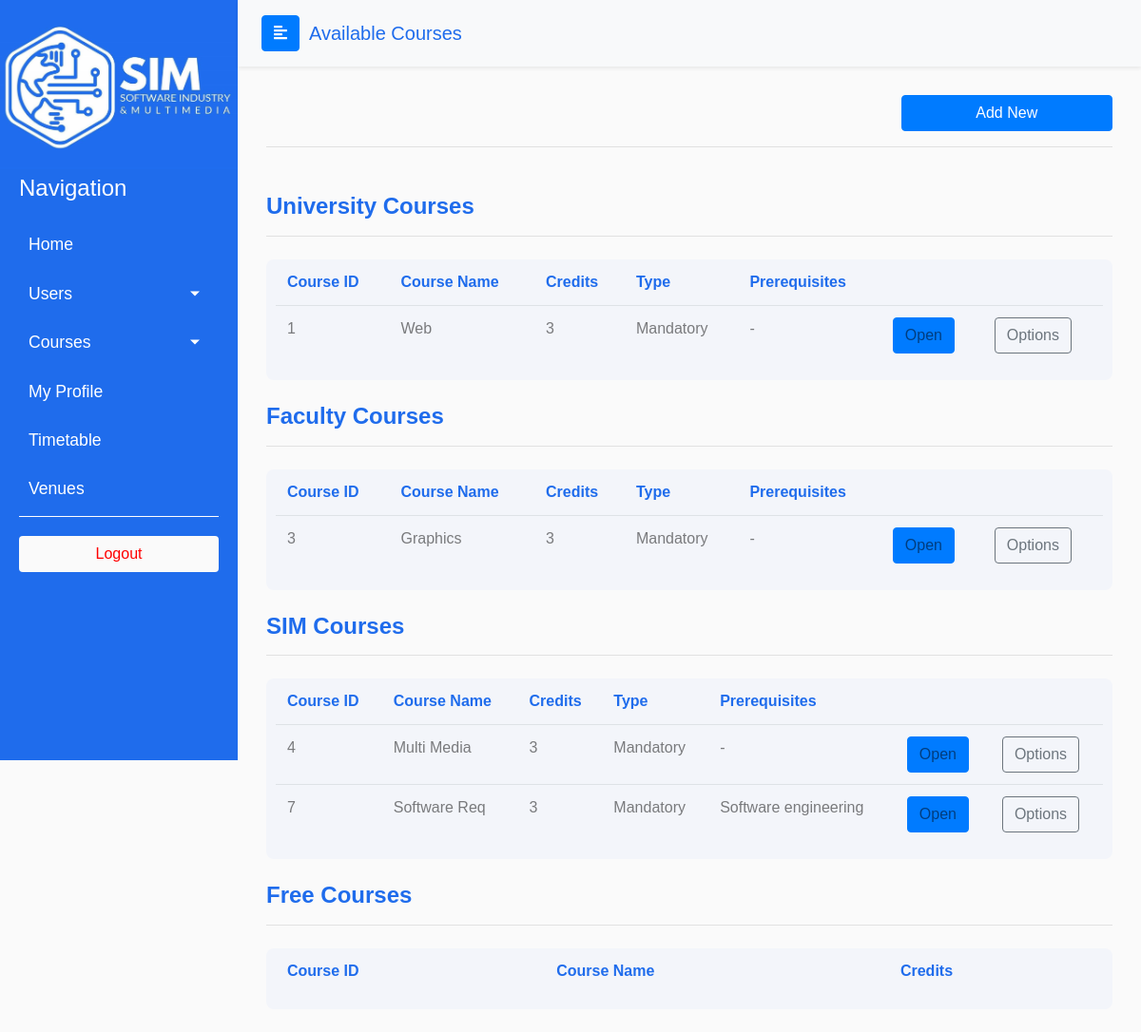
/admin/available_courses_t.php, run on an earlier commit of the app's database.
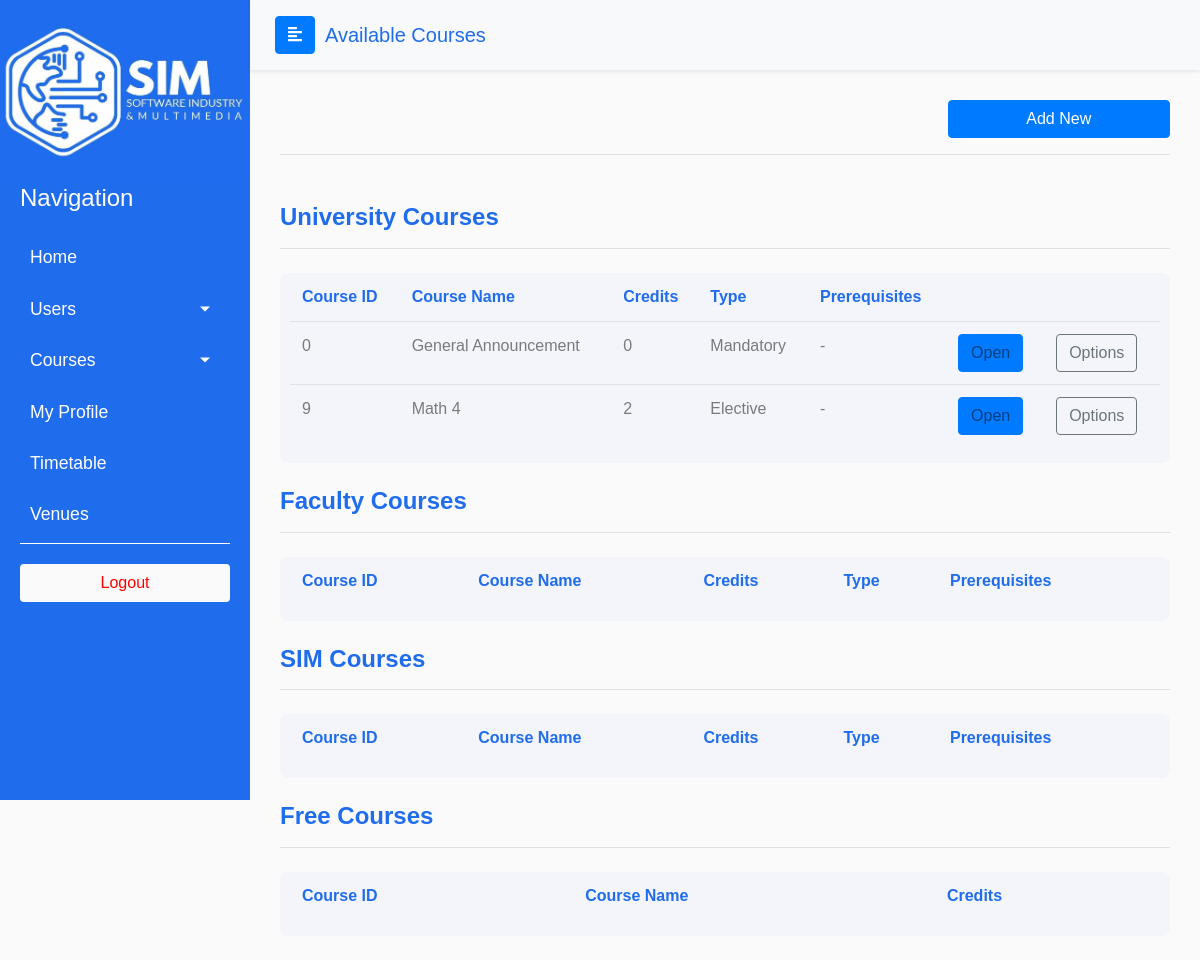
And on a later commit of the database.
### tables this page shows
CREATE TABLE `courses` (
  `course_id` int(12) NOT NULL,
  `name` varchar(255) NOT NULL,
  `credits` int(11) NOT NULL,
  `has_preq` tinyint(1) DEFAULT NULL,
  `has_labs` tinyint(1) DEFAULT NULL,
  `has_practical` tinyint(1) DEFAULT NULL,
  `category` varchar(20) NOT NULL DEFAULT 'university',
  `elective` varchar(5) NOT NULL DEFAULT 'no'
);

### includes/Admin/sas/functions.php (called while the page is built, shortened)
<?php
include_once dirname(__FILE__, 2) . "\\utils\\iniclude_utils_files.php";
function getAvailableCourses($category)
{
    global $conn;
    $query = "SELECT c.* FROM courses c
    LEFT JOIN open_courses oc ON oc.course_id = c.course_id
     WHERE c.category='{$category}' AND oc.course_id IS NULL";
    $query_result = mysqli_query($conn, $query);
    return $query_result;
}
function getCoursePrerequisite($courseId)
{
    global $conn;
    $prerequisite = "-";
    $preq_query = "SELECT name from prerequisites p
    INNER JOIN courses c on p.prerequisite_id = c.course_id
    WHERE p.id_course = $courseId";
    $preq_query_result = mysqli_query($conn, $preq_query);
    $data = mysqli_fetch_assoc($preq_query_result);
    if (mysqli_num_rows($preq_query_result)) {
        $prerequisite = $data['name'];
    }
    return $prerequisite;
}

### admin/available_courses_t.php (the view, shortened to what the changed rows need)
<?php
include "../includes/functions.php";
include dirname(__FILE__, 2) . "\\includes\\Admin\\sas\\functions.php";
?>
<!DOCTYPE html>
<html>
<head>
  <?php include "../includes/bootstrap_styles_start.php"; ?>
  <link rel="stylesheet" href="css/available_courses.css">
  <link rel="stylesheet" href="css/table.css">
</head>
<body>
  <div class="wrapper">
    <div id="content">
      <div class="page-body">
        <br>
        <div class="table-container table-responsive">
          <table class="table">
            <thead>
              <tr>
                <th scope="col">Course ID</th>
                <th scope="col">Course Name</th>
                <th scope="col">Credits</th>
                <th scope="col">Type</th>
                <th scope="col">Prerequisites</th>
              </tr>
            </thead>
            <tbody>
              <?php
                $university_courses = getAvailableCourses('university');
                while ($row = mysqli_fetch_assoc($university_courses)) {
                  $cname = $row['name'];
                  $id = $row['course_id'];
                  $credits = $row['credits'];
                  $type = $row['elective'] == "yes" ? "Elective" : "Mandatory";
                  $prerequisite = getCoursePrerequisite($id);
              ?>
                <tr>
                  <td><?php echo $id ?></td>
                  <td><?php echo $cname ?></td>
                  <td><?php echo $credits ?></td>
                  <td><?php echo $type ?></td>
                  <td><?php echo $prerequisite ?></td>
                  <td><a data-id='<?php echo $id ?>' class='btn btn-primary launch-modal' data-toggle='modal' data-target='#modalContactForm'>Open</a></td>
                  <td><a href='edit_course.php?course_id=<?php echo $id ?>' class='btn btn-outline-secondary'>Options</a></td>
                </tr>
              <?php } ?>
            </tbody>
          </table>
        </div>
        <br>
        <div class="table-container table-responsive">
          <table class="table">
            <thead>
              <tr>
                <th scope="col">Course ID</th>
                <th scope="col">Course Name</th>
                <th scope="col">Credits</th>
                <th scope="col">Type</th>
                <th scope="col">Prerequisites</th>
              </tr>
            </thead>
            <tbody>
              <?php
                $faculty_courses = getAvailableCourses('faculty');
                while ($row = mysqli_fetch_assoc($faculty_courses)) {
                  $cname = $row['name'];
                  $id = $row['course_id'];
                  $credits = $row['credits'];
                  $type = $row['elective'] == "yes" ? "Elective" : "Mandatory";
                  $prerequisite = getCoursePrerequisite($id);
              ?>
                <tr>
                  <td><?php echo $id ?></td>
                  <td><?php echo $cname ?></td>
                  <td><?php echo $credits ?></td>
                  <td><?php echo $type ?></td>
                  <td><?php echo $prerequisite ?></td>
                  <td><a data-id='<?php echo $id ?>' class='btn btn-primary launch-modal' data-toggle='modal' data-target='#modalContactForm'>Open</a></td>
                  <td><a href='edit_course.php?course_id=<?php echo $id ?>' class='btn btn-outline-secondary'>Options</a></td>
                </tr>
              <?php } ?>
            </tbody>
          </table>
        </div>
        <br>
        <div class="table-container table-responsive">
          <table class="table">
            <thead>
              <tr>
                <th scope="col">Course ID</th>
                <th scope="col">Course Name</th>
                <th scope="col">Credits</th>
                <th scope="col">Type</th>
                <th scope="col">Prerequisites</th>
              </tr>
            </thead>
            <tbody>
              <?php
                $sim_courses = getAvailableCourses('sim');
                while ($row = mysqli_fetch_assoc($sim_courses)) {
                  $cname = $row['name'];
                  $id = $row['course_id'];
                  $credits = $row['credits'];
                  $type = $row['elective'] == "yes" ? "Elective" : "Mandatory";
                  $prerequisite = getCoursePrerequisite($id);
              ?>
                <tr>
                  <td><?php echo $id ?></td>
                  <td><?php echo $cname ?></td>
                  <td><?php echo $credits ?></td>
                  <td><?php echo $type ?></td>
                  <td><?php echo $prerequisite ?></td>
                  <td><a data-id='<?php echo $id ?>' class='btn btn-primary launch-modal' data-toggle='modal' data-target='#modalContactForm'>Open</a></td>
                  <td><a href='edit_course.php?course_id=<?php echo $id ?>' class='btn btn-outline-secondary'>Options</a></td>
                </tr>
              <?php } ?>
            </tbody>
          </table>
        </div>
        <br>
        <div class="table-container table-responsive">
          <table class="table">
            <thead>
              <tr>
                <th scope="col">Course ID</th>
                <th scope="col">Course Name</th>
                <th scope="col">Credits</th>
              </tr>
            </thead>
          </table>
        </div>
        <br>
      </div>
    </div>
  </div>
</body>
</html>

What changed in the data, as far as the page shows it:
no longer on this page (row unchanged): courses: course_id "1", name "Web", credits "3", elective "Mandatory", prerequisite "-", shown under "University Courses"
no longer on this page (row unchanged): courses: course_id "3", name "Graphics", credits "3", elective "Mandatory", prerequisite "-", shown under "Faculty Courses"
no longer on this page (row unchanged): courses: course_id "4", name "Multi Media", credits "3", elective "Mandatory", prerequisite "-", shown under "SIM Courses"
no longer on this page (row unchanged): courses: course_id "7", name "Software Req", credits "3", elective "Mandatory", prerequisite "Software engineering", shown under "SIM Courses"
added courses: course_id "0", name "General Announcement", credits "0", elective "Mandatory", prerequisite "-", shown under "University Courses"
added courses: course_id "9", name "Math 4", credits "2", elective "Elective", prerequisite "-", shown under "University Courses"
